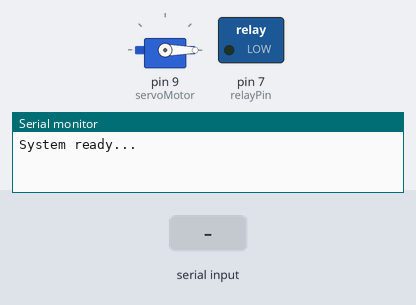
Recording of a sketch running on a simulated Arduino Uno, built with avr-gcc and run on an emulated ATmega328P. Shown: servo, switched loads named in the sketch (green lamp = pin HIGH), the last lines printed to the serial monitor. The test bench sets the inputs (shaded band).

Above: at 1.2 s.
1.3 s: "UNLOCK\n" received over Serial
At 2.4 s:
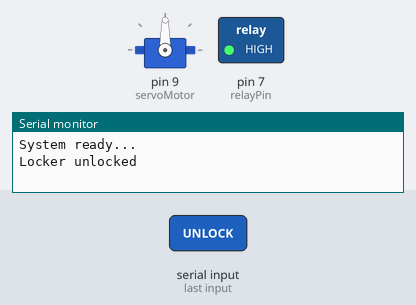
2.8 s: "LOCK\n" received over Serial
At 3.5 s:
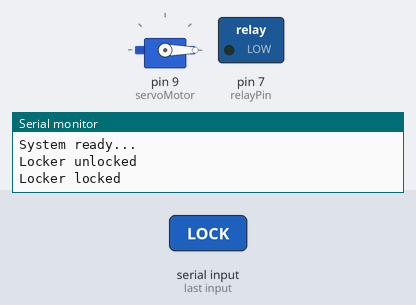
Timing chart, 0 to 5.8 s (numbered marks = the images above; inputs shaded):
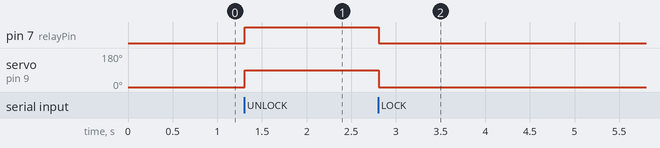

Measured:
- after the input at 1.3 s, pin 7 (relayPin): LOW → HIGH at once; servo on pin 9 (servoMotor): 0° → 90° at once
- after the input at 2.8 s, pin 7 (relayPin): HIGH → LOW at once; servo on pin 9 (servoMotor): 90° → 0° at once

The sketch:

locker.ino
```cpp
#include <Servo.h>

// Define pins
const int relayPin = 7;   // Relay control pin
Servo servoMotor;         // Servo motor

void setup() {
  // Initialize serial communication
  Serial.begin(9600);

  // Initialize relay pin as output
  pinMode(relayPin, OUTPUT);
  digitalWrite(relayPin, LOW); // Initially lock is OFF

  // Attach servo to pin
  servoMotor.attach(9);
  servoMotor.write(0); // Initial position of servo lock

  Serial.println("System ready...");
}

void loop() {
  // Listen for commands via Serial/ESP8266
  if (Serial.available()) {
    String command = Serial.readStringUntil('\n');
    command.trim();  // Remove extra spaces/newlines

    if (command == "UNLOCK") {
      digitalWrite(relayPin, HIGH);  // Activate solenoid lock
      servoMotor.write(90);          // Unlock using servo (optional)
      Serial.println("Locker unlocked");
    } else if (command == "LOCK") {
      digitalWrite(relayPin, LOW);   // Deactivate solenoid lock
      servoMotor.write(0);           // Lock position using servo
      Serial.println("Locker locked");
    }
  }
}
```
